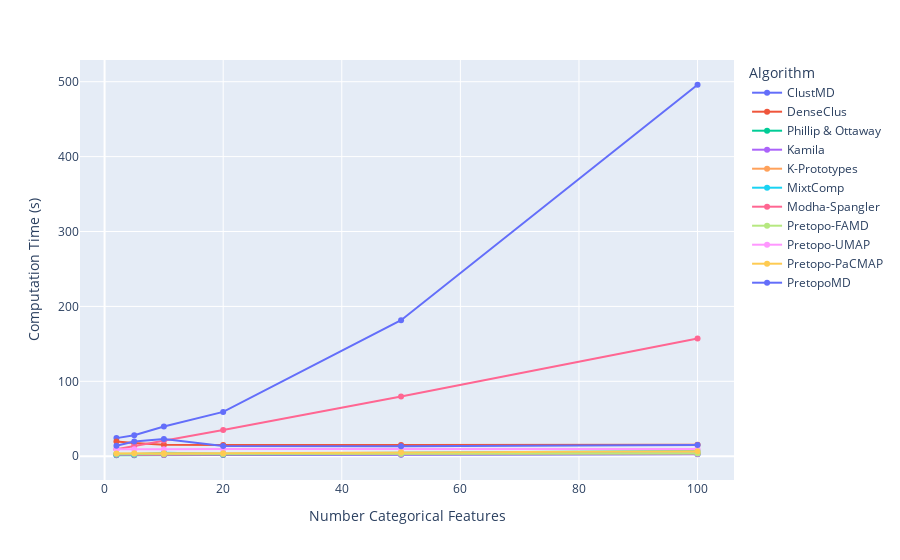

Notebook cell for this chart:
### Code cell
cat_time = cat_df.apply(lambda x: x.str[1]).T
#px.line(data_frame=cat_time, title="Memory Usage (MiB)")

fig = px.line(data_frame=cat_time,log_x=False,markers="*")
fig.update_layout(legend_title_text='Algorithm')
fig.update_xaxes(title="Number Categorical Features")
fig.update_yaxes(title="Computation Time (s)")
fig

### Figure 1 — Plotly figure (JSON) as saved in the notebook; plotly's stock layout.template omitted (floating-point values rounded to 4 significant figures)
{"data": [{"hovertemplate": "variable=ClustMD<br>index=%{x}<br>value=%{y}<extra></extra>", "legendgroup": "ClustMD", "line": {"color": "#636efa", "dash": "solid"}, "marker": {"symbol": "circle"}, "mode": "markers+lines", "name": "ClustMD", "orientation": "v", "showlegend": true, "type": "scatter", "x": [2, 5, 10, 20, 50, 100], "xaxis": "x", "y": [24.16, 28.1, 39.77, 59.14, 181.6, 495.9], "yaxis": "y"}, {"hovertemplate": "variable=DenseClus<br>index=%{x}<br>value=%{y}<extra></extra>", "legendgroup": "DenseClus", "line": {"color": "#EF553B", "dash": "solid"}, "marker": {"symbol": "circle"}, "mode": "markers+lines", "name": "DenseClus", "orientation": "v", "showlegend": true, "type": "scatter", "x": [2, 5, 10, 20, 50, 100], "xaxis": "x", "y": [19.68, 17.52, 15.18, 14.84, 15.1, 15.22], "yaxis": "y"}, {"hovertemplate": "variable=Phillip & Ottaway<br>index=%{x}<br>value=%{y}<extra></extra>", "legendgroup": "Phillip & Ottaway", "line": {"color": "#00cc96", "dash": "solid"}, "marker": {"symbol": "circle"}, "mode": "markers+lines", "name": "Phillip & Ottaway", "orientation": "v", "showlegend": true, "type": "scatter", "x": [2, 5, 10, 20, 50, 100], "xaxis": "x", "y": [1.294, 1.42, 1.489, 1.634, 2.326, 2.799], "yaxis": "y"}, {"hovertemplate": "variable=Kamila<br>index=%{x}<br>value=%{y}<extra></extra>", "legendgroup": "Kamila", "line": {"color": "#ab63fa", "dash": "solid"}, "marker": {"symbol": "circle"}, "mode": "markers+lines", "name": "Kamila", "orientation": "v", "showlegend": true, "type": "scatter", "x": [2, 5, 10, 20, 50, 100], "xaxis": "x", "y": [1.541, 1.661, 1.715, 1.817, 2.046, 2.472], "yaxis": "y"}, {"hovertemplate": "variable=K-Prototypes<br>index=%{x}<br>value=%{y}<extra></extra>", "legendgroup": "K-Prototypes", "line": {"color": "#FFA15A", "dash": "solid"}, "marker": {"symbol": "circle"}, "mode": "markers+lines", "name": "K-Prototypes", "orientation": "v", "showlegend": true, "type": "scatter", "x": [2, 5, 10, 20, 50, 100], "xaxis": "x", "y": [2.175, 2.361, 2.27, 2.544, 3.205, 3.882], "yaxis": "y"}, {"hovertemplate": "variable=MixtComp<br>index=%{x}<br>value=%{y}<extra></extra>", "legendgroup": "MixtComp", "line": {"color": "#19d3f3", "dash": "solid"}, "marker": {"symbol": "circle"}, "mode": "markers+lines", "name": "MixtComp", "orientation": "v", "showlegend": true, "type": "scatter", "x": [2, 5, 10, 20, 50, 100], "xaxis": "x", "y": [2.613, 2.759, 4.772, 3.452, 4.737, 6.975], "yaxis": "y"}, {"hovertemplate": "variable=Modha-Spangler<br>index=%{x}<br>value=%{y}<extra></extra>", "legendgroup": "Modha-Spangler", "line": {"color": "#FF6692", "dash": "solid"}, "marker": {"symbol": "circle"}, "mode": "markers+lines", "name": "Modha-Spangler", "orientation": "v", "showlegend": true, "type": "scatter", "x": [2, 5, 10, 20, 50, 100], "xaxis": "x", "y": [9.431, 13.67, 21.13, 35.04, 79.72, 157.3], "yaxis": "y"}, {"hovertemplate": "variable=Pretopo-FAMD<br>index=%{x}<br>value=%{y}<extra></extra>", "legendgroup": "Pretopo-FAMD", "line": {"color": "#B6E880", "dash": "solid"}, "marker": {"symbol": "circle"}, "mode": "markers+lines", "name": "Pretopo-FAMD", "orientation": "v", "showlegend": true, "type": "scatter", "x": [2, 5, 10, 20, 50, 100], "xaxis": "x", "y": [3.274, 3.314, 3.069, 3.111, 3.239, 3.511], "yaxis": "y"}, {"hovertemplate": "variable=Pretopo-UMAP<br>index=%{x}<br>value=%{y}<extra></extra>", "legendgroup": "Pretopo-UMAP", "line": {"color": "#FF97FF", "dash": "solid"}, "marker": {"symbol": "circle"}, "mode": "markers+lines", "name": "Pretopo-UMAP", "orientation": "v", "showlegend": true, "type": "scatter", "x": [2, 5, 10, 20, 50, 100], "xaxis": "x", "y": [9.409, 9.263, 9.356, 9.756, 9.768, 9.759], "yaxis": "y"}, {"hovertemplate": "variable=Pretopo-PaCMAP<br>index=%{x}<br>value=%{y}<extra></extra>", "legendgroup": "Pretopo-PaCMAP", "line": {"color": "#FECB52", "dash": "solid"}, "marker": {"symbol": "circle"}, "mode": "markers+lines", "name": "Pretopo-PaCMAP", "orientation": "v", "showlegend": true, "type": "scatter", "x": [2, 5, 10, 20, 50, 100], "xaxis": "x", "y": [3.534, 3.91, 3.812, 4.11, 5.389, 6.735], "yaxis": "y"}, {"hovertemplate": "variable=PretopoMD<br>index=%{x}<br>value=%{y}<extra></extra>", "legendgroup": "PretopoMD", "line": {"color": "#636efa", "dash": "solid"}, "marker": {"symbol": "circle"}, "mode": "markers+lines", "name": "PretopoMD", "orientation": "v", "showlegend": true, "type": "scatter", "x": [2, 5, 10, 20, 50, 100], "xaxis": "x", "y": [13.95, 19.64, 22.9, 13.56, 13.47, 14.86], "yaxis": "y"}], "layout": {"legend": {"title": {"text": "Algorithm"}, "tracegroupgap": 0}, "margin": {"t": 60}, "xaxis": {"anchor": "y", "domain": [0, 1], "title": {"text": "Number Categorical Features"}}, "yaxis": {"anchor": "x", "domain": [0, 1], "title": {"text": "Computation Time (s)"}}}}
